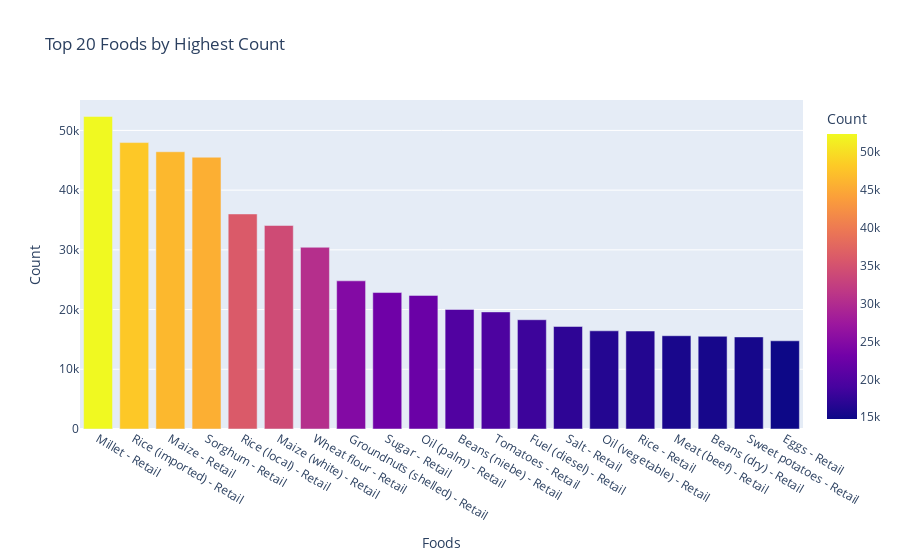

Source (notebook cell):
### Markdown cell above
Now that we've performed some basic data-cleaning, let's begin some data exploration how visualizing the top 20 most frequent foods in our dataset. *Frequency* is defined as a count of categorized data, but it is not the actual values of the data points.

### Code cell
count_of_food = global_food_prices['cm_name'].value_counts().nlargest(20)
top_20 = pd.DataFrame({'cm_name': count_of_food.index, 'count': count_of_food.values})

top_20_foods = px.bar(top_20, x='cm_name', y='count', title='Top 20 Foods by Highest Count', color='count', labels={"count":"Count", "cm_name":"Foods"})
top_20_foods.show()

### Figure 1 — Plotly figure (JSON) as saved in the notebook; plotly's stock layout.template omitted (floating-point values rounded to 4 significant figures)
{"data": [{"alignmentgroup": "True", "hovertemplate": "Foods=%{x}<br>Count=%{marker.color}<extra></extra>", "legendgroup": "", "marker": {"color": [52338, 47962, 46427, 45509, 36009, 34082, 30430, 24810, 22847, 22372, 20028, 19606, 18298, 17171, 16440, 16408, 15619, 15522, 15418, 14770], "coloraxis": "coloraxis", "pattern": {"shape": ""}}, "name": "", "offsetgroup": "", "orientation": "v", "showlegend": false, "textposition": "auto", "type": "bar", "x": ["Millet - Retail", "Rice (imported) - Retail", "Maize - Retail", "Sorghum - Retail", "Rice (local) - Retail", "Maize (white) - Retail", "Wheat flour - Retail", "Groundnuts (shelled) - Retail", "Sugar - Retail", "Oil (palm) - Retail", "Beans (niebe) - Retail", "Tomatoes - Retail", "Fuel (diesel) - Retail", "Salt - Retail", "Oil (vegetable) - Retail", "Rice - Retail", "Meat (beef) - Retail", "Beans (dry) - Retail", "Sweet potatoes - Retail", "Eggs - Retail"], "xaxis": "x", "y": [52338, 47962, 46427, 45509, 36009, 34082, 30430, 24810, 22847, 22372, 20028, 19606, 18298, 17171, 16440, 16408, 15619, 15522, 15418, 14770], "yaxis": "y"}], "layout": {"barmode": "relative", "coloraxis": {"colorbar": {"title": {"text": "Count"}}, "colorscale": [[0, "#0d0887"], [0.1111, "#46039f"], [0.2222, "#7201a8"], [0.3333, "#9c179e"], [0.4444, "#bd3786"], [0.5556, "#d8576b"], [0.6667, "#ed7953"], [0.7778, "#fb9f3a"], [0.8889, "#fdca26"], [1, "#f0f921"]]}, "legend": {"tracegroupgap": 0}, "title": {"text": "Top 20 Foods by Highest Count"}, "xaxis": {"anchor": "y", "domain": [0, 1], "title": {"text": "Foods"}}, "yaxis": {"anchor": "x", "domain": [0, 1], "title": {"text": "Count"}}}}
